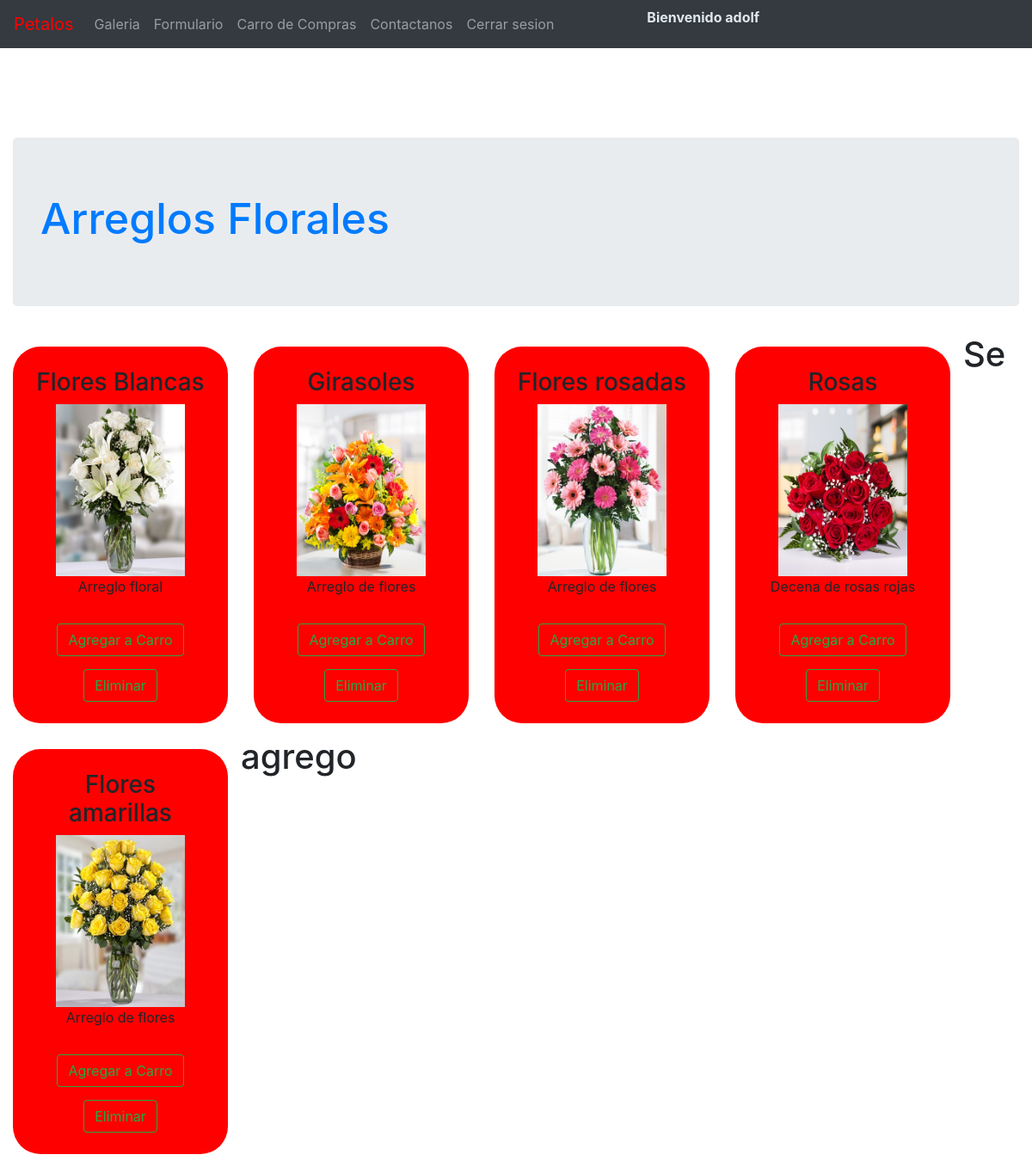
/agregar_carro/Flores Blancas/ (signed in), run on the app's committed database.
### floreria/models.py (models this page shows, shortened)
class Flores(models.Model):
    name=models.CharField(max_length=60,primary_key=True)
    valor=models.IntegerField()
    descripcion=models.TextField()
    stock=models.IntegerField()
    imagen=models.ImageField(upload_to="flores",null=True)

### floreria/views.py (the view)
# urls.py: path('agregar_carro/<id>/',agregar_carro,name='AGREGAR_CARRO'),
@login_required(login_url='/login/')
def agregar_carro(request, id):
    flores=Flores.objects.filter(name__contains=id)
    valor=Flores.valor
    sesion=request.session.get("carro","")
    arr=sesion.split(";")
    arr2=''
    sw=0
    cant=1
    for f in arr:
        pel=f.split(":")
        if pel[0]==id:
            cant=int(pel[1])+1
            sw=1
            arr2=arr2+str(pel[0])+":"+str(cant)+";"
        elif not pel[0]=="":
            cant=pel[1]
            arr2=arr2+str(pel[0])+":"+str(cant)+";"
    if sw==0:
        arr2=arr2+str(id)+":"+str(cant)+";"
    request.session["carro"]=arr2
    flor=Flores.objects.all()
    msg='Se agrego'
    return render(request, 'core/galeria.html',{'listaflores':flor,'msg':msg})

### floreria/templates/core/galeria.html (shortened to what this page needs)
{% extends "core/base.html" %}
  {% load static %}
   {% block contenido %}
<nav>
    <div class="container-fluid">
     <div class="jumbotron">
      <h1 style='font-size: 50px; ' class="text-primary">Arreglos Florales</h1>
    </div>
    </div>
    </nav>
        {% for p in listaflores %}
            <div class="cuadro">
            <h3>{{p.name}}</h3>
            <img src="{{ p.imagen.url }}">
            <p style="text-align: center;">{{p.descripcion}}  </p>
            <div>
                <a class="btn btn-outline-success" style="margin:15px" href="{% url 'AGREGAR_CARRO' p.name %}">Agregar a Carro</a>
            </div>
            <div>
                <a class="btn btn-outline-success" href="{% url 'ELIMINAR_FLOR' p.name %}">Eliminar</a>
            </div>
        </div>
        {% endfor %}
       <h1>{{msg}}</h1>
{% endblock contenido %}

### floreria/templates/core/base.html (shortened to what this page needs)
<!doctype html>
<html lang="en">
{% load pwa %}
 {% load static %}
  <head>
    <link rel="stylesheet" href="https://stackpath.bootstrapcdn.com/bootstrap/4.3.1/css/bootstrap.min.css">
    <link rel="stylesheet" type="text/css" href="{% static 'core/css/style.css' %}">
  </head>
  <body>
    <nav class="navbar navbar-expand-md bg-dark navbar-dark">
  <a class="navbar-brand" href="{% url 'HOME' %}" style='color:red'>Petalos</a>
  <div class="collapse navbar-collapse" id="collapsibleNavbar">
    <ul class="navbar-nav">
      <li class="nav-item">
        <a class="nav-link" href="{% url 'GALE' %}">Galeria</a>
      </li>
      <li class="nav-item">
        <a class="nav-link" href="{% url 'FORMU' %}">Formulario</a>
      </li>
      <li class="nav-item">
        <a class="nav-link" href="{% url 'CARRO' %}">Carro de Compras</a>
      </li>
       <li class="nav-item">
        <a class="nav-link" href="{% url 'CONTA' %}">Contactanos</a>
      </li>
      {% if user.is_authenticated %}
      <li class="nav-item">
        <a class="nav-link" href="{% url 'CERRAR_SESION' %}">Cerrar sesion</a>
      </li>
      <li style="padding-left: 100px;">
        <b style="color: rgb(223, 233, 233);">Bienvenido {{ user.username }}</b>
      </li>
      {% endif %}
    </ul>
  </div>
</nav>
<br>
<section>
{% block contenido %}
{% endblock contenido %}
</section>
  </body>
</html>

### floreria/static/core/css/style.css (style rules this page uses)
.cuadro { background-color: rgb(255, 0, 0); width: 250px;float: left;border-radius: 2em; padding: 25px;text-align: center;margin: 15px; }
.cuadro img { width: 150px; height: 200px; }
.cuadro p { text-align: justify; }
section { padding-top: 80px; }

### data on the page
Flores: name "Flores Blancas", imagen (picture), descripcion "Arreglo floral"
Flores: name "Girasoles", imagen (picture), descripcion "Arreglo de flores"
Flores: name "Flores rosadas", imagen (picture), descripcion "Arreglo de flores"
Flores: name "Rosas", imagen (picture), descripcion "Decena de rosas rojas"
Flores: name "Flores amarillas", imagen (picture), descripcion "Arreglo de flores"

### other printed values
{{ user.username }} "adolf"
{{ msg }} "Se agrego"
